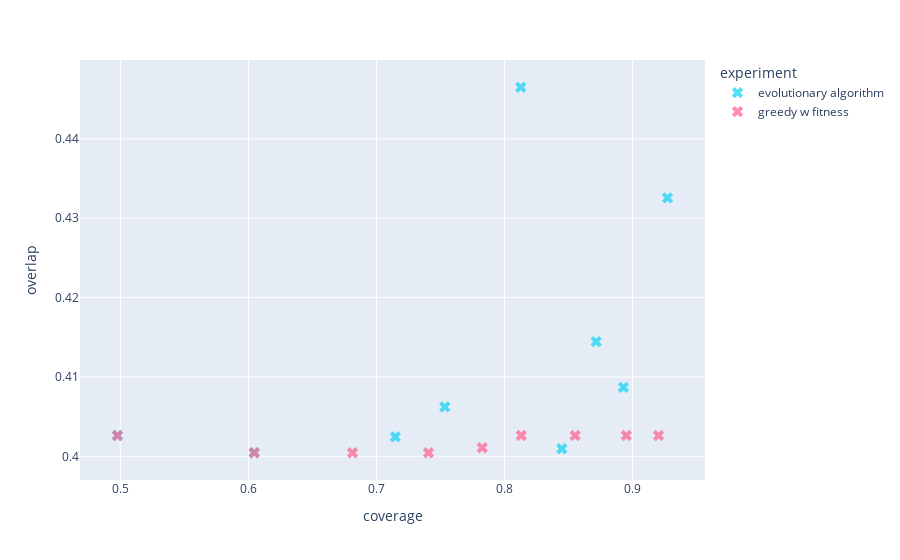

The code cell stored with this chart in its notebook:
### Code cell
fig = px.scatter(f, x="coverage", y="overlap",
                        color_discrete_map={
                            "random initial": "grey",
                            "greedy best first": "orange",
                            "greedy weighted": "yellow",
                            "GA 1": "blue",
                            "GA 6": "purple"
                        },
                        color=f["experiment"]
                        )

fig.update_traces(marker=dict(size=10, opacity=0.75, symbol='x')) #colorscale='temps', color=f["source"], opacity=0.75))
fig.show()

### Figure 1 — Plotly figure (JSON) as saved in the notebook; plotly's stock layout.template omitted (floating-point values rounded to 4 significant figures)
{"data": [{"hovertemplate": "experiment=evolutionary algorithm<br>coverage=%{x}<br>overlap=%{y}<extra></extra>", "legendgroup": "evolutionary algorithm", "marker": {"color": "#19d3f3", "opacity": 0.75, "size": 10, "symbol": "x"}, "mode": "markers", "name": "evolutionary algorithm", "orientation": "v", "showlegend": true, "type": "scatter", "x": [0.9273, 0.4977, 0.6045, 0.7147, 0.7534, 0.8127, 0.8448, 0.8716, 0.8929], "xaxis": "x", "y": [0.4325, 0.4026, 0.4005, 0.4025, 0.4062, 0.4465, 0.401, 0.4144, 0.4087], "yaxis": "y"}, {"hovertemplate": "experiment=greedy w fitness<br>coverage=%{x}<br>overlap=%{y}<extra></extra>", "legendgroup": "greedy w fitness", "marker": {"color": "#FF6692", "opacity": 0.75, "size": 10, "symbol": "x"}, "mode": "markers", "name": "greedy w fitness", "orientation": "v", "showlegend": true, "type": "scatter", "x": [0.4977, 0.6045, 0.6813, 0.7406, 0.7826, 0.8131, 0.8552, 0.8952, 0.9203], "xaxis": "x", "y": [0.4026, 0.4005, 0.4005, 0.4005, 0.4011, 0.4026, 0.4026, 0.4026, 0.4026], "yaxis": "y"}], "layout": {"legend": {"title": {"text": "experiment"}, "tracegroupgap": 0}, "margin": {"t": 60}, "xaxis": {"anchor": "y", "domain": [0, 1], "title": {"text": "coverage"}}, "yaxis": {"anchor": "x", "domain": [0, 1], "title": {"text": "overlap"}}}}
